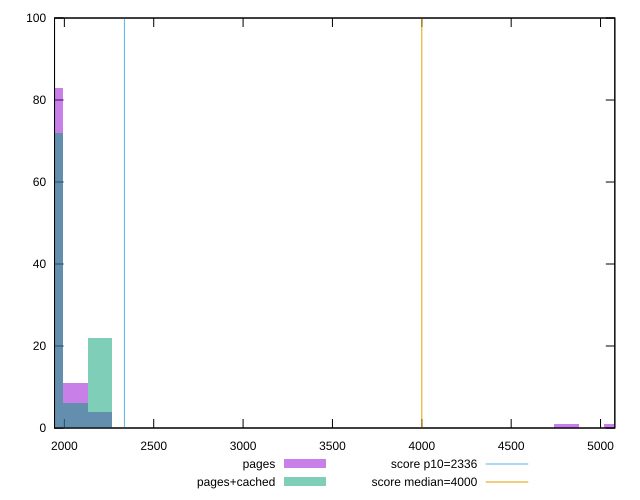

The script that saved this image:
reset

$pages <<EOF
5086.079998620147 1
1924.4627021805961 83
2061.9243237649243 11
2199.385945349253 4
4811.15675545149 1
EOF

$pagesCached <<EOF
1924.4627021805961 72
2199.385945349253 22
2061.9243237649243 6
EOF

set key outside below
set boxwidth 137.4616215843283
set xrange [1945.0035000000003:5079.971500000001]
set yrange [0:100]
set trange [0:100]
set style fill transparent solid 0.5 noborder

set parametric
set terminal svg size 640, 500 enhanced background rgb 'white'
set output "report_00008_2021-01-22T20:58:29.167/first-meaningful-paint/comparison/histogram/1_vs_2.svg"

plot $pages title "pages" with boxes, \
     $pagesCached title "pages+cached" with boxes, \
     2336,t title "score p10=2336", \
     4000,t title "score median=4000"

reset
